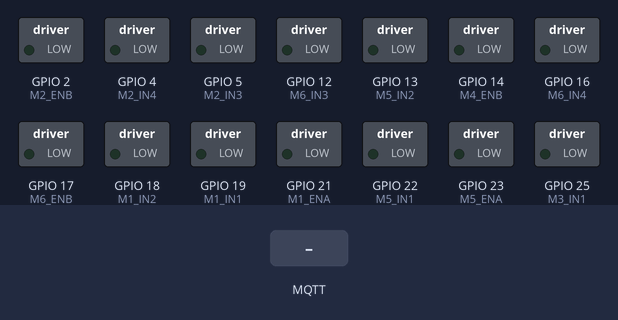
A sketch run on a simulated ESP32. On the bench: switched loads named in the sketch (green lamp = pin HIGH). The test bench sets the inputs (shaded band). WiFi joins after 1.5 s; servers stay silent unless stated; random numbers use the default seed unless the sketch sets one; no MQTT or app messages arrive unless stated; what the sketch prints to the serial monitor is not drawn.

Above: at 2.7 s.
2.8 s: MQTT message "ON" arrives on the first subscribed topic
At 3.6 s:
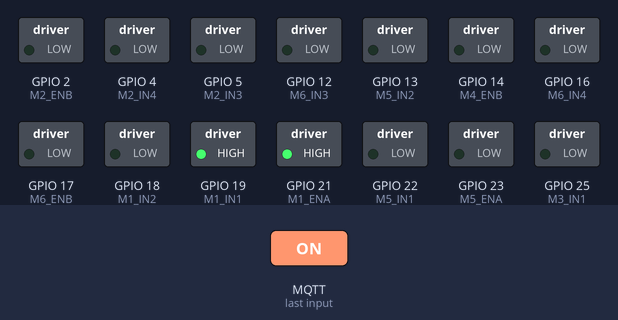
4.3 s: MQTT message "ON" arrives on the third subscribed topic
At 4.7 s:
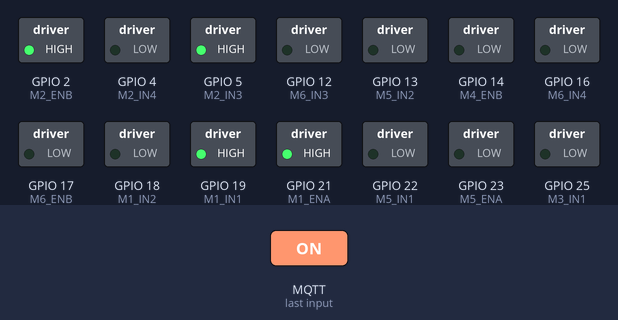
5.8 s: MQTT message "OFF" arrives on the first subscribed topic
At 7.0 s:
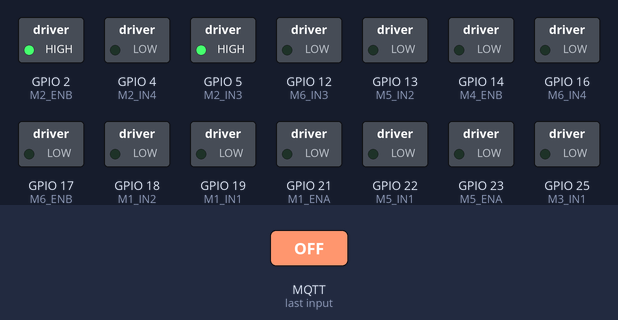
7.3 s: MQTT message "OFF" arrives on the third subscribed topic
At 8.2 s:
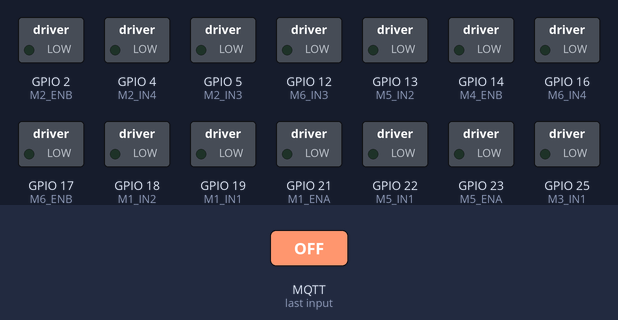
Timing chart, 0 to 9.8 s (numbered marks = the images above; inputs shaded):
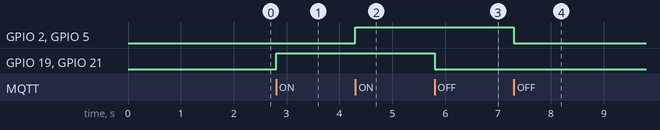

Measured:
- after the input at 2.8 s, GPIO 19 (M1_IN1), GPIO 21 (M1_ENA): LOW → HIGH at once
- after the input at 4.3 s, GPIO 2 (M2_ENB), GPIO 5 (M2_IN3): LOW → HIGH at once
- after the input at 5.8 s, GPIO 19 (M1_IN1), GPIO 21 (M1_ENA): HIGH → LOW at once
- after the input at 7.3 s, GPIO 2 (M2_ENB), GPIO 5 (M2_IN3): HIGH → LOW at once

The sketch:

motor_jar.ino
```cpp
#include <WiFi.h>
#include <PubSubClient.h>
#include <Adafruit_Sensor.h>
#include <DHT.h>

// ================= KONFIGURASI WIFI & MQTT =================
const char* ssid = "Cloud#9-Lab";
const char* password = "l4bhcmlt9";

const char* mqtt_server = "103.106.72.181";
const int mqtt_port = 1883;
const char* mqtt_user = "MEDLOC";
const char* mqtt_password = "MEDLOC";

// ================= KONFIGURASI SENSOR DHT =================
#define DHTPIN 15       // Pin Data DHT terhubung ke D15
#define DHTTYPE DHT22   // Menggunakan DHT22 (AM2302)
DHT dht(DHTPIN, DHTTYPE);

// Topik MQTT untuk Sensor
const char* temp_topic = "PDAM/jartesting/temperature";
const char* humidity_topic = "PDAM/jartesting/humidity";

// Timer untuk pengiriman data DHT (Non-blocking)
long lastMsg = 0;
const int interval = 30000; // Kirim data sensor setiap 30 detik

// Variabel suhu/lembab terakhir agar tidak spam data yang sama
float lastTemp = -999.0;
float lastHum = -999.0;

// ================= KONFIGURASI MOTOR (L298N) =================
// Motor 1
#define M1_ENA 21
#define M1_IN1 19
#define M1_IN2 18
// Motor 2
#define M2_IN3 5
#define M2_IN4 4
#define M2_ENB 2
// Motor 3
#define M3_ENA 26
#define M3_IN1 25
#define M3_IN2 33
// Motor 4
#define M4_IN3 32
#define M4_IN4 27
#define M4_ENB 14
// Motor 5 (BARU)
#define M5_ENA 23
#define M5_IN1 22
#define M5_IN2 13
// Motor 6 (BARU)
#define M6_IN3 12
#define M6_IN4 16
#define M6_ENB 17

// Konfigurasi PWM
const int freq = 1000;
const int resolution = 8; // 0-255

// Variabel Speed Motor
int speed1 = 0, speed2 = 0, speed3 = 0, speed4 = 0, speed5 = 0, speed6 = 0;

// ================= OBJEK CLIENT =================
WiFiClient espClient;
PubSubClient client(espClient);

// ================= SETUP =================
void setup() {
  Serial.begin(115200);

  // 1. Setup Pin Motor (Output Arah)
  pinMode(M1_IN1, OUTPUT); pinMode(M1_IN2, OUTPUT);
  pinMode(M2_IN3, OUTPUT); pinMode(M2_IN4, OUTPUT);
  pinMode(M3_IN1, OUTPUT); pinMode(M3_IN2, OUTPUT);
  pinMode(M4_IN3, OUTPUT); pinMode(M4_IN4, OUTPUT);
  // Setup Pin Motor 5 & 6
  pinMode(M5_IN1, OUTPUT); pinMode(M5_IN2, OUTPUT);
  pinMode(M6_IN3, OUTPUT); pinMode(M6_IN4, OUTPUT);

  // 2. Setup PWM Motor
  // Menggunakan API ESP32 Core v3.0+. Jika error, lihat komentar di bawah.
  ledcAttach(M1_ENA, freq, resolution);
  ledcAttach(M2_ENB, freq, resolution);
  ledcAttach(M3_ENA, freq, resolution);
  ledcAttach(M4_ENB, freq, resolution);
  ledcAttach(M5_ENA, freq, resolution);
  ledcAttach(M6_ENB, freq, resolution);

  /* CATATAN: Jika menggunakan ESP32 Core v2.x (lama) dan error 'ledcAttach':
     Gunakan kode ini:
     ledcSetup(0, freq, resolution); ledcAttachPin(M1_ENA, 0);
     ledcSetup(1, freq, resolution); ledcAttachPin(M2_ENB, 1);
     ledcSetup(2, freq, resolution); ledcAttachPin(M3_ENA, 2);
     ledcSetup(3, freq, resolution); ledcAttachPin(M4_ENB, 3);
     ledcSetup(4, freq, resolution); ledcAttachPin(M5_ENA, 4);
     ledcSetup(5, freq, resolution); ledcAttachPin(M6_ENB, 5);
  */

  // 3. Setup Sensor DHT
  dht.begin();

  // 4. Setup Koneksi
  setup_wifi();
  client.setServer(mqtt_server, mqtt_port);
  client.setCallback(callback); // Fungsi callback wajib untuk menerima perintah motor
}

void setup_wifi() {
  delay(10);
  Serial.println();
  Serial.print("Menghubungkan ke "); Serial.println(ssid);
  WiFi.mode(WIFI_STA);
  WiFi.begin(ssid, password);

  while (WiFi.status() != WL_CONNECTED) {
    delay(500);
    Serial.print(".");
  }
  Serial.println("\nWiFi terhubung");
  Serial.println(WiFi.localIP());
}

// ================= LOGIKA MOTOR (CALLBACK MQTT) =================
// Fungsi ini dipanggil otomatis saat ada pesan masuk dari MQTT
void callback(char* topic, byte* payload, unsigned int length) {
  String message;
  for (int i = 0; i < length; i++) {
    message += (char)payload[i];
  }

  // Debugging pesan masuk
  // Serial.print("Pesan masuk ["); Serial.print(topic); Serial.print("]: "); Serial.println(message);

  String topicStr = String(topic);
  int motorId = 0;

  // Cek topik untuk menentukan motor mana yang dikontrol
  if (topicStr.indexOf("mixer1") >= 0) motorId = 1;
  else if (topicStr.indexOf("mixer2") >= 0) motorId = 2;
  else if (topicStr.indexOf("mixer3") >= 0) motorId = 3;
  else if (topicStr.indexOf("mixer4") >= 0) motorId = 4;
  else if (topicStr.indexOf("mixer5") >= 0) motorId = 5;
  else if (topicStr.indexOf("mixer6") >= 0) motorId = 6;

  if (motorId > 0) {
    int currentSpeed = 0;
    if (motorId == 1) currentSpeed = speed1;
    if (motorId == 2) currentSpeed = speed2;
    if (motorId == 3) currentSpeed = speed3;
    if (motorId == 4) currentSpeed = speed4;
    if (motorId == 5) currentSpeed = speed5;
    if (motorId == 6) currentSpeed = speed6;

    // Jika perintah ON/OFF
    if (topicStr.endsWith("cmd")) {
      if (message == "ON") {
         // Jika speed sebelumnya 0, set ke full (255), jika tidak gunakan speed terakhir
         int runSpeed = (currentSpeed > 0) ? currentSpeed : 255;
         controlMotor(motorId, runSpeed);
         updateSpeedVar(motorId, runSpeed);
      }
      else if (message == "OFF") {
         controlMotor(motorId, 0);
      }
    }
    // Jika perintah Set Speed (angka 0-255)
    else if (topicStr.endsWith("speed")) {
      int newSpeed = message.toInt();
      controlMotor(motorId, newSpeed);
      updateSpeedVar(motorId, newSpeed);
    }
  }
}

// Fungsi fisik menggerakkan motor
void controlMotor(int motorId, int speed) {
  int pin1, pin2, pinPWM;

  // Mapping Pin
  switch (motorId) {
    case 1: pin1 = M1_IN1; pin2 = M1_IN2; pinPWM = M1_ENA; break;
    case 2: pin1 = M2_IN3; pin2 = M2_IN4; pinPWM = M2_ENB; break;
    case 3: pin1 = M3_IN1; pin2 = M3_IN2; pinPWM = M3_ENA; break;
    case 4: pin1 = M4_IN3; pin2 = M4_IN4; pinPWM = M4_ENB; break;
    case 5: pin1 = M5_IN1; pin2 = M5_IN2; pinPWM = M5_ENA; break;
    case 6: pin1 = M6_IN3; pin2 = M6_IN4; pinPWM = M6_ENB; break;
    default: return;
  }

  // Tulis PWM
  // Jika Core v2.x: ganti ledcWrite(pinPWM, speed) dengan ledcWrite(channel, speed)
  ledcWrite(pinPWM, speed);

  // Atur Arah (Default CW - Searah Jarum Jam)
  if (speed == 0) {
    digitalWrite(pin1, LOW); digitalWrite(pin2, LOW);
  } else {
    digitalWrite(pin1, HIGH); digitalWrite(pin2, LOW);
  }
}

void updateSpeedVar(int id, int val) {
  if (id == 1) speed1 = val;
  if (id == 2) speed2 = val;
  if (id == 3) speed3 = val;
  if (id == 4) speed4 = val;
  if (id == 5) speed5 = val;
  if (id == 6) speed6 = val;
}

// ================= KONEKSI ULANG (RECONNECT) =================
void reconnect() {
  while (!client.connected()) {
    Serial.print("Menghubungkan MQTT...");
    String clientId = "ESP32Mixer-" + String(random(0xffff), HEX);

    if (client.connect(clientId.c_str(), mqtt_user, mqtt_password)) {
      Serial.println("Terhubung!");

      // === SUBSCRIBE TOPIC MOTOR ===
      client.subscribe("mixer1/cmd"); client.subscribe("mixer1/speed");
      client.subscribe("mixer2/cmd"); client.subscribe("mixer2/speed");
      client.subscribe("mixer3/cmd"); client.subscribe("mixer3/speed");
      client.subscribe("mixer4/cmd"); client.subscribe("mixer4/speed");
      client.subscribe("mixer5/cmd"); client.subscribe("mixer5/speed");
      client.subscribe("mixer6/cmd"); client.subscribe("mixer6/speed");

    } else {
      Serial.print("Gagal, rc="); Serial.print(client.state());
      Serial.println(" coba lagi 5 detik");
      delay(5000);
    }
  }
}

// ================= MAIN LOOP =================
void loop() {
  if (!client.connected()) {
    reconnect();
  }
  client.loop(); // Penting untuk memproses pesan MQTT masuk

  // --- LOGIKA SENSOR DHT (Non-Blocking) ---
  long now = millis();
  if (now - lastMsg > interval) {
    lastMsg = now;

    float h = dht.readHumidity();
    float t = dht.readTemperature();

    // Cek validitas data sensor
    if (isnan(h) || isnan(t)) {
      Serial.println("Gagal membaca sensor DHT!");
    } else {
      // Kirim Suhu
      String tempStr = String(t, 1); // 1 desimal
      Serial.print("Suhu: "); Serial.print(tempStr); Serial.println(" C");
      client.publish(temp_topic, tempStr.c_str(), true); // retain = true

      // Kirim Kelembapan
      String humStr = String(h, 1);
      Serial.print("Kelembapan: "); Serial.print(humStr); Serial.println(" %");
      client.publish(humidity_topic, humStr.c_str(), true);
    }
  }
}
```
